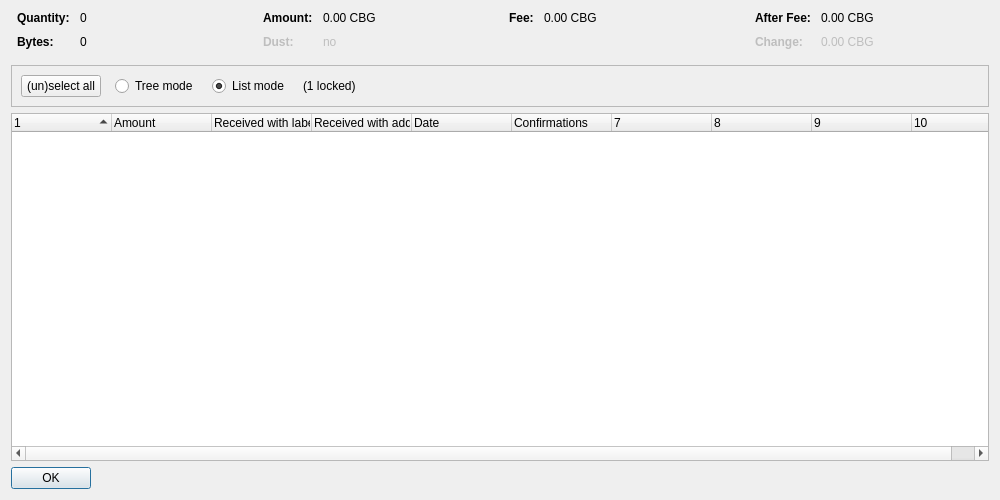
<?xml version="1.0" encoding="UTF-8"?>
<ui version="4.0">
 <class>CoinControlDialog</class>
 <widget class="QDialog" name="CoinControlDialog">
  <property name="geometry">
   <rect>
    <x>0</x>
    <y>0</y>
    <width>1000</width>
    <height>500</height>
   </rect>
  </property>
  <property name="windowTitle">
   <string>Coin Selection</string>
  </property>
  <layout class="QVBoxLayout" name="verticalLayout">
   <item>
    <layout class="QHBoxLayout" name="horizontalLayoutTop" stretch="0,0,0,0">
     <property name="topMargin">
      <number>0</number>
     </property>
     <property name="bottomMargin">
      <number>10</number>
     </property>
     <item>
      <layout class="QFormLayout" name="formLayoutCoinControl1">
       <property name="horizontalSpacing">
        <number>10</number>
       </property>
       <property name="verticalSpacing">
        <number>10</number>
       </property>
       <property name="leftMargin">
        <number>6</number>
       </property>
       <property name="rightMargin">
        <number>6</number>
       </property>
       <item row="0" column="0">
        <widget class="QLabel" name="labelCoinControlQuantityText">
         <property name="font">
          <font>
           <weight>75</weight>
           <bold>true</bold>
          </font>
         </property>
         <property name="text">
          <string>Quantity:</string>
         </property>
        </widget>
       </item>
       <item row="0" column="1">
        <widget class="QLabel" name="labelCoinControlQuantity">
         <property name="cursor">
          <cursorShape>IBeamCursor</cursorShape>
         </property>
         <property name="contextMenuPolicy">
          <enum>Qt::ActionsContextMenu</enum>
         </property>
         <property name="text">
          <string notr="true">0</string>
         </property>
         <property name="textInteractionFlags">
          <set>Qt::LinksAccessibleByMouse|Qt::TextSelectableByKeyboard|Qt::TextSelectableByMouse</set>
         </property>
        </widget>
       </item>
       <item row="1" column="0">
        <widget class="QLabel" name="labelCoinControlBytesText">
         <property name="font">
          <font>
           <weight>75</weight>
           <bold>true</bold>
          </font>
         </property>
         <property name="text">
          <string>Bytes:</string>
         </property>
        </widget>
       </item>
       <item row="1" column="1">
        <widget class="QLabel" name="labelCoinControlBytes">
         <property name="cursor">
          <cursorShape>IBeamCursor</cursorShape>
         </property>
         <property name="contextMenuPolicy">
          <enum>Qt::ActionsContextMenu</enum>
         </property>
         <property name="text">
          <string notr="true">0</string>
         </property>
         <property name="textInteractionFlags">
          <set>Qt::LinksAccessibleByMouse|Qt::TextSelectableByKeyboard|Qt::TextSelectableByMouse</set>
         </property>
        </widget>
       </item>
      </layout>
     </item>
     <item>
      <layout class="QFormLayout" name="formLayoutCoinControl2">
       <property name="horizontalSpacing">
        <number>10</number>
       </property>
       <property name="verticalSpacing">
        <number>10</number>
       </property>
       <property name="leftMargin">
        <number>6</number>
       </property>
       <property name="rightMargin">
        <number>6</number>
       </property>
       <item row="0" column="0">
        <widget class="QLabel" name="labelCoinControlAmountText">
         <property name="font">
          <font>
           <weight>75</weight>
           <bold>true</bold>
          </font>
         </property>
         <property name="text">
          <string>Amount:</string>
         </property>
        </widget>
       </item>
       <item row="0" column="1">
        <widget class="QLabel" name="labelCoinControlAmount">
         <property name="cursor">
          <cursorShape>IBeamCursor</cursorShape>
         </property>
         <property name="contextMenuPolicy">
          <enum>Qt::ActionsContextMenu</enum>
         </property>
         <property name="text">
          <string notr="true">0.00 CBG</string>
         </property>
         <property name="textInteractionFlags">
          <set>Qt::LinksAccessibleByMouse|Qt::TextSelectableByKeyboard|Qt::TextSelectableByMouse</set>
         </property>
        </widget>
       </item>
       <item row="1" column="0">
        <widget class="QLabel" name="labelCoinControlLowOutputText">
         <property name="enabled">
          <bool>false</bool>
         </property>
         <property name="font">
          <font>
           <weight>75</weight>
           <bold>true</bold>
          </font>
         </property>
         <property name="text">
          <string>Dust:</string>
         </property>
        </widget>
       </item>
       <item row="1" column="1">
        <widget class="QLabel" name="labelCoinControlLowOutput">
         <property name="enabled">
          <bool>false</bool>
         </property>
         <property name="cursor">
          <cursorShape>IBeamCursor</cursorShape>
         </property>
         <property name="contextMenuPolicy">
          <enum>Qt::ActionsContextMenu</enum>
         </property>
         <property name="text">
          <string notr="true">no</string>
         </property>
         <property name="textInteractionFlags">
          <set>Qt::LinksAccessibleByMouse|Qt::TextSelectableByKeyboard|Qt::TextSelectableByMouse</set>
         </property>
        </widget>
       </item>
      </layout>
     </item>
     <item>
      <layout class="QFormLayout" name="formLayoutCoinControl3">
       <property name="horizontalSpacing">
        <number>10</number>
       </property>
       <property name="verticalSpacing">
        <number>10</number>
       </property>
       <property name="leftMargin">
        <number>6</number>
       </property>
       <property name="rightMargin">
        <number>6</number>
       </property>
       <item row="0" column="0">
        <widget class="QLabel" name="labelCoinControlFeeText">
         <property name="font">
          <font>
           <weight>75</weight>
           <bold>true</bold>
          </font>
         </property>
         <property name="text">
          <string>Fee:</string>
         </property>
        </widget>
       </item>
       <item row="0" column="1">
        <widget class="QLabel" name="labelCoinControlFee">
         <property name="cursor">
          <cursorShape>IBeamCursor</cursorShape>
         </property>
         <property name="contextMenuPolicy">
          <enum>Qt::ActionsContextMenu</enum>
         </property>
         <property name="text">
          <string notr="true">0.00 CBG</string>
         </property>
         <property name="textInteractionFlags">
          <set>Qt::LinksAccessibleByMouse|Qt::TextSelectableByKeyboard|Qt::TextSelectableByMouse</set>
         </property>
        </widget>
       </item>
      </layout>
     </item>
     <item>
      <layout class="QFormLayout" name="formLayoutCoinControl4">
       <property name="horizontalSpacing">
        <number>10</number>
       </property>
       <property name="verticalSpacing">
        <number>10</number>
       </property>
       <property name="leftMargin">
        <number>6</number>
       </property>
       <property name="rightMargin">
        <number>6</number>
       </property>
       <item row="0" column="0">
        <widget class="QLabel" name="labelCoinControlAfterFeeText">
         <property name="font">
          <font>
           <weight>75</weight>
           <bold>true</bold>
          </font>
         </property>
         <property name="text">
          <string>After Fee:</string>
         </property>
        </widget>
       </item>
       <item row="0" column="1">
        <widget class="QLabel" name="labelCoinControlAfterFee">
         <property name="cursor">
          <cursorShape>IBeamCursor</cursorShape>
         </property>
         <property name="contextMenuPolicy">
          <enum>Qt::ActionsContextMenu</enum>
         </property>
         <property name="text">
          <string notr="true">0.00 CBG</string>
         </property>
         <property name="textInteractionFlags">
          <set>Qt::LinksAccessibleByMouse|Qt::TextSelectableByKeyboard|Qt::TextSelectableByMouse</set>
         </property>
        </widget>
       </item>
       <item row="1" column="0">
        <widget class="QLabel" name="labelCoinControlChangeText">
         <property name="enabled">
          <bool>false</bool>
         </property>
         <property name="font">
          <font>
           <weight>75</weight>
           <bold>true</bold>
          </font>
         </property>
         <property name="text">
          <string>Change:</string>
         </property>
        </widget>
       </item>
       <item row="1" column="1">
        <widget class="QLabel" name="labelCoinControlChange">
         <property name="enabled">
          <bool>false</bool>
         </property>
         <property name="cursor">
          <cursorShape>IBeamCursor</cursorShape>
         </property>
         <property name="contextMenuPolicy">
          <enum>Qt::ActionsContextMenu</enum>
         </property>
         <property name="text">
          <string notr="true">0.00 CBG</string>
         </property>
         <property name="textInteractionFlags">
          <set>Qt::LinksAccessibleByMouse|Qt::TextSelectableByKeyboard|Qt::TextSelectableByMouse</set>
         </property>
        </widget>
       </item>
      </layout>
     </item>
    </layout>
   </item>
   <item>
    <widget class="QFrame" name="frame">
     <property name="minimumSize">
      <size>
       <width>0</width>
       <height>40</height>
      </size>
     </property>
     <property name="frameShape">
      <enum>QFrame::StyledPanel</enum>
     </property>
     <property name="frameShadow">
      <enum>QFrame::Sunken</enum>
     </property>
     <layout class="QHBoxLayout" name="horizontalLayout">
      <item>
       <layout class="QHBoxLayout" name="horizontalLayoutPanel" stretch="0,0,0,0,0">
        <property name="spacing">
         <number>14</number>
        </property>
        <item>
         <widget class="QPushButton" name="pushButtonSelectAll">
          <property name="sizePolicy">
           <sizepolicy hsizetype="Maximum" vsizetype="Fixed">
            <horstretch>0</horstretch>
            <verstretch>0</verstretch>
           </sizepolicy>
          </property>
          <property name="text">
           <string>(un)select all</string>
          </property>
          <property name="autoDefault">
           <bool>false</bool>
          </property>
         </widget>
        </item>
        <item>
         <widget class="QRadioButton" name="radioTreeMode">
          <property name="sizePolicy">
           <sizepolicy hsizetype="Maximum" vsizetype="Fixed">
            <horstretch>0</horstretch>
            <verstretch>0</verstretch>
           </sizepolicy>
          </property>
          <property name="text">
           <string>Tree mode</string>
          </property>
         </widget>
        </item>
        <item>
         <widget class="QRadioButton" name="radioListMode">
          <property name="sizePolicy">
           <sizepolicy hsizetype="Maximum" vsizetype="Fixed">
            <horstretch>0</horstretch>
            <verstretch>0</verstretch>
           </sizepolicy>
          </property>
          <property name="text">
           <string>List mode</string>
          </property>
          <property name="checked">
           <bool>true</bool>
          </property>
         </widget>
        </item>
        <item>
         <widget class="QLabel" name="labelLocked">
          <property name="text">
           <string notr="true">(1 locked)</string>
          </property>
         </widget>
        </item>
        <item>
         <spacer name="horizontalSpacer">
          <property name="orientation">
           <enum>Qt::Horizontal</enum>
          </property>
          <property name="sizeHint" stdset="0">
           <size>
            <width>40</width>
            <height>20</height>
           </size>
          </property>
         </spacer>
        </item>
       </layout>
      </item>
     </layout>
    </widget>
   </item>
   <item>
    <widget class="CoinControlTreeWidget" name="treeWidget">
     <property name="contextMenuPolicy">
      <enum>Qt::CustomContextMenu</enum>
     </property>
     <property name="sortingEnabled">
      <bool>false</bool>
     </property>
     <property name="columnCount">
      <number>10</number>
     </property>
     <attribute name="headerShowSortIndicator" stdset="0">
      <bool>true</bool>
     </attribute>
     <attribute name="headerStretchLastSection">
      <bool>false</bool>
     </attribute>
     <column>
      <property name="text">
       <string/>
      </property>
     </column>
     <column>
      <property name="text">
       <string>Amount</string>
      </property>
     </column>
     <column>
      <property name="text">
       <string>Received with label</string>
      </property>
     </column>
     <column>
      <property name="text">
       <string>Received with address</string>
      </property>
     </column>
     <column>
      <property name="text">
       <string>Date</string>
      </property>
     </column>
     <column>
      <property name="text">
       <string>Confirmations</string>
      </property>
      <property name="toolTip">
       <string>Confirmed</string>
      </property>
     </column>
     <column>
      <property name="text">
       <string/>
      </property>
     </column>
     <column>
      <property name="text">
       <string/>
      </property>
     </column>
     <column>
      <property name="text">
       <string/>
      </property>
     </column>
     <column>
      <property name="text">
       <string/>
      </property>
     </column>
    </widget>
   </item>
   <item>
    <widget class="QDialogButtonBox" name="buttonBox">
     <property name="sizePolicy">
      <sizepolicy hsizetype="Maximum" vsizetype="Fixed">
       <horstretch>0</horstretch>
       <verstretch>0</verstretch>
      </sizepolicy>
     </property>
     <property name="orientation">
      <enum>Qt::Horizontal</enum>
     </property>
     <property name="standardButtons">
      <set>QDialogButtonBox::Ok</set>
     </property>
    </widget>
   </item>
  </layout>
 </widget>
 <customwidgets>
  <customwidget>
   <class>CoinControlTreeWidget</class>
   <extends>QTreeWidget</extends>
   <header>coincontroltreewidget.h</header>
  </customwidget>
 </customwidgets>
 <resources/>
 <connections/>
</ui>
